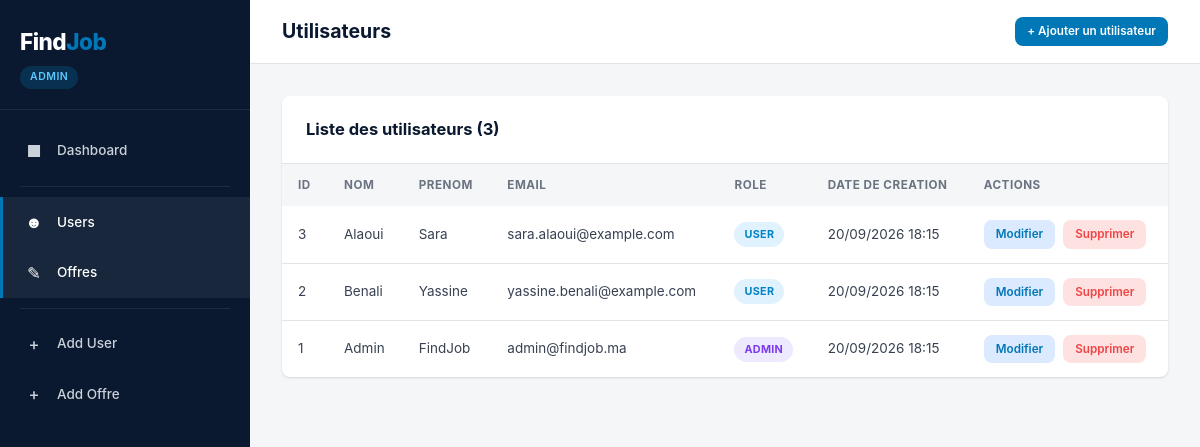
The page /users/index.php on the database its author committed.
### tables this page shows
CREATE TABLE users (
    id_user INT AUTO_INCREMENT PRIMARY KEY,
    nom VARCHAR(100) NOT NULL,
    prenom VARCHAR(100) NOT NULL,
    email VARCHAR(255) NOT NULL UNIQUE,
    role ENUM('admin', 'user') NOT NULL DEFAULT 'user',
    date_creation DATETIME NOT NULL DEFAULT CURRENT_TIMESTAMP
);

### users/index.php (the view, shortened to what this page needs)
<?php
require_once __DIR__ . '/../config/database.php';
$users = $pdo->query("SELECT * FROM users ORDER BY id_user DESC")->fetchAll();
require_once __DIR__ . '/../includes/header.php';
require_once __DIR__ . '/../includes/sidebar.php';
?>
<div class="main-content">
    <header class="top-header">
        <h1>Utilisateurs</h1>
        <div class="header-right">
            <a href="create.php" class="btn btn-primary btn-sm">+ Ajouter un utilisateur</a>
        </div>
    </header>
    <div class="page-content">
        <div class="content-card">
            <div class="content-card-header">
                <h2>Liste des utilisateurs (<?php echo count($users); ?>)</h2>
            </div>
            <div class="table-wrapper">
                <table>
                    <thead>
                        <tr>
                            <th>ID</th>
                            <th>Nom</th>
                            <th>Prenom</th>
                            <th>Email</th>
                            <th>Role</th>
                            <th>Date de creation</th>
                            <th>Actions</th>
                        </tr>
                    </thead>
                    <tbody>
                        <?php if (count($users) > 0): ?>
                        <?php foreach ($users as $user): ?>
                        <tr>
                            <td><?php echo $user['id_user']; ?></td>
                            <td><?php echo htmlspecialchars($user['nom']); ?></td>
                            <td><?php echo htmlspecialchars($user['prenom']); ?></td>
                            <td><?php echo htmlspecialchars($user['email']); ?></td>
                            <td>
                                <span class="badge badge-<?php echo $user['role']; ?>">
                                    <?php echo ucfirst($user['role']); ?>
                                </span>
                            </td>
                            <td><?php echo date('d/m/Y H:i', strtotime($user['date_creation'])); ?></td>
                            <td>
                                <div class="actions-cell">
                                    <a href="edit.php?id_user=<?php echo $user['id_user']; ?>" class="btn btn-edit btn-sm">Modifier</a>
                                    <a href="delete.php?id_user=<?php echo $user['id_user']; ?>" class="btn btn-delete btn-sm confirm-delete">Supprimer</a>
                                </div>
                            </td>
                        </tr>
                        <?php endforeach; ?>
                        <?php endif; ?>
                    </tbody>
                </table>
            </div>
        </div>
    </div>
</div>
<?php require_once __DIR__ . '/../includes/footer.php'; ?>

### assets/css/style.css (style rules this page uses)
*, *::before, *::after { margin: 0; padding: 0; box-sizing: border-box; }
:root { --navy: #0a192f; --navy-light: #112240; --blue: #0077b6; --blue-hover: #005f8a; --blue-light: #e8f4f8; --white: #ffffff; --gray-100: #f4f6f8; --gray-200: #e1e5ea; --gray-300: #c9d1d9; --gray-500: #6b7280; --gray-700: #374151; --green: #10b981; --orange: #f59e0b; --red: #ef4444; --radius: 8px; --shadow: 0 1px 3px rgba(0,0,0,0.08), 0 1px 2px rgba(0,0,0,0.06); --shadow-md: 0 4px 6px rgba(0,0,0,0.07), 0 2px 4px rgba(0,0,0,0.06); --transition: 0.2s ease; }
html { font-size: 15px; }
body { font-family: -apple-system, BlinkMacSystemFont, "Segoe UI", Roboto, "Helvetica Neue", Arial, sans-serif; background: var(--gray-100); color: var(--gray-700); line-height: 1.6; min-height: 100vh; }
a { text-decoration: none; color: var(--blue); }
.main-content { flex: 1; margin-left: 250px; display: flex; flex-direction: column; min-height: 100vh; }
.top-header { background: var(--white); border-bottom: 1px solid var(--gray-200); padding: 16px 32px; display: flex; align-items: center; justify-content: space-between; position: sticky; top: 0; z-index: 500; }
.top-header h1 { font-size: 1.3rem; font-weight: 700; color: var(--navy); }
.header-right { display: flex; align-items: center; gap: 12px; font-size: 0.85rem; color: var(--gray-500); }
.page-content { padding: 32px; flex: 1; }
.content-card { background: var(--white); border-radius: var(--radius); box-shadow: var(--shadow); overflow: hidden; }
.content-card-header { padding: 20px 24px; border-bottom: 1px solid var(--gray-200); display: flex; align-items: center; justify-content: space-between; flex-wrap: wrap; gap: 12px; }
.content-card-header h2 { font-size: 1.1rem; font-weight: 700; color: var(--navy); }
.btn { display: inline-flex; align-items: center; gap: 6px; padding: 9px 18px; border-radius: var(--radius); font-size: 0.85rem; font-weight: 600; border: none; cursor: pointer; transition: all var(--transition); text-decoration: none; line-height: 1.4; }
.btn-primary { background: var(--blue); color: var(--white); }
.btn-sm { padding: 6px 12px; font-size: 0.78rem; }
.btn-edit { background: #dbeafe; color: var(--blue); }
.btn-delete { background: #fee2e2; color: var(--red); }
.table-wrapper { overflow-x: auto; }
table { width: 100%; border-collapse: collapse; }
thead th { background: var(--gray-100); padding: 12px 16px; text-align: left; font-size: 0.78rem; font-weight: 700; color: var(--gray-500); text-transform: uppercase; letter-spacing: 0.5px; white-space: nowrap; }
tbody td { padding: 14px 16px; border-bottom: 1px solid var(--gray-200); font-size: 0.9rem; color: var(--gray-700); vertical-align: middle; }
tbody tr:last-child td { border-bottom: none; }
.actions-cell { display: flex; gap: 8px; flex-wrap: nowrap; }
.badge { display: inline-block; padding: 4px 10px; border-radius: 20px; font-size: 0.72rem; font-weight: 700; text-transform: uppercase; letter-spacing: 0.3px; }
.badge-admin { background: #ede9fe; color: #7c3aed; }
.badge-user { background: #e0f2fe; color: #0284c7; }

### rows shown on the page
users: id_user "3", nom "Alaoui", prenom "Sara", email "sara.alaoui@example.com", role "USER", date_creation "20/09/2026 18:15"
users: id_user "2", nom "Benali", prenom "Yassine", email "yassine.benali@example.com", role "USER", date_creation "20/09/2026 18:15"
users: id_user "1", nom "Admin", prenom "FindJob", email "admin@findjob.ma", role "ADMIN", date_creation "20/09/2026 18:15"

### other values the page prints
count($users) "3"
